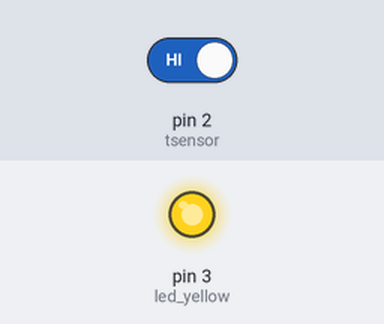
The sketch below on a simulated Arduino Uno, built with avr-gcc and run on an emulated ATmega328P. Shown: output pins drawn as LEDs (lit = HIGH). Inputs (shaded band) come from the test bench; at power-on: pin 2 (tsensor) HIGH.

Above: at 1.2 s.
1.3 s: pin 2 (tsensor) driven LOW
At 1.8 s:
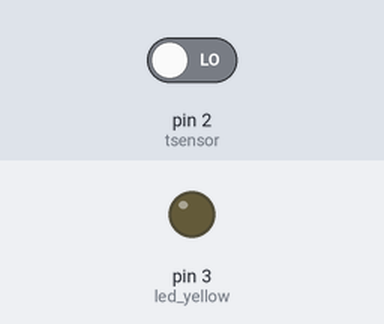
2.8 s: pin 2 (tsensor) driven HIGH
At 4.2 s:
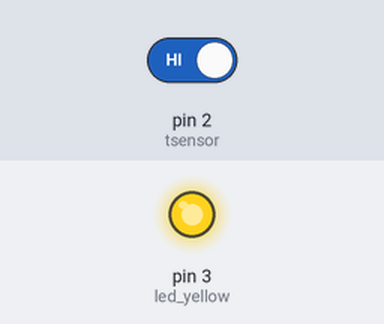
Timing chart, 0 to 5.8 s (numbered marks = the images above; inputs shaded):
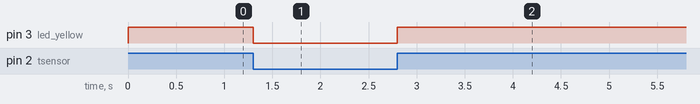

The sketch:

tiltsensorwith1led_uniana1.ino
```cpp
// 2024-01-30
// Robotics: Tilt Sensor with 1 LED
// Circuit ko: https://i.imgur.com/uHhUH0y.png
// Github Repository: https://github.com/EmmanuelUniana17/ArduinoProjects

int led_yellow = 3; // Yellow LED
int tsensor = 2; // Tilt Sensor
int tiltStatus = 0;

void setup()
{
  pinMode(led_yellow, OUTPUT);
  pinMode(tsensor, INPUT);
}

void loop()
{
  tiltStatus = digitalRead(tsensor); // Will read the input from the Tilt Sensor and stores it in the variable.

  if(tiltStatus == LOW) // If the Tilt Status is LOW or FALSE, the LED will not turn on.
  {
    digitalWrite(led_yellow, LOW);
  }

  else // If not, then the LED will turn on.
  {
    digitalWrite(led_yellow, HIGH);
  }
}
```

Measured:
- after the input at 1.3 s, pin 3 (led_yellow): HIGH → LOW at once
- after the input at 2.8 s, pin 3 (led_yellow): LOW → HIGH at once
